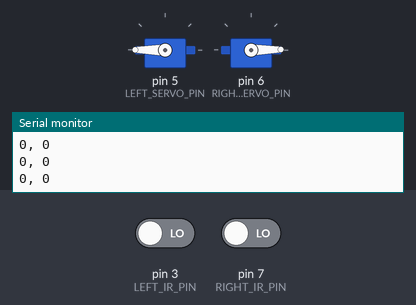
Recording of a sketch running on a simulated Arduino Uno, built with avr-gcc and run on an emulated ATmega328P. On the bench: 2 × servo, the last lines printed to the serial monitor. The test bench sets the inputs (shaded band); at power-on: pin 3 (LEFT_IR_PIN) LOW, pin 7 (RIGHT_IR_PIN) LOW.

Above: at 1.2 s.
1.3 s: pin 3 (LEFT_IR_PIN) driven HIGH
At 1.6 s:
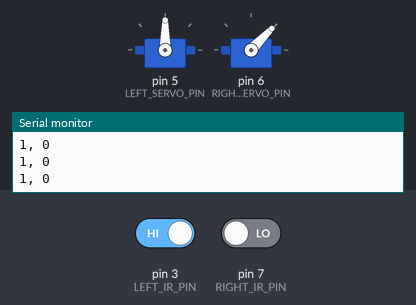
2.8 s: pin 3 (LEFT_IR_PIN) driven LOW
At 3.9 s:
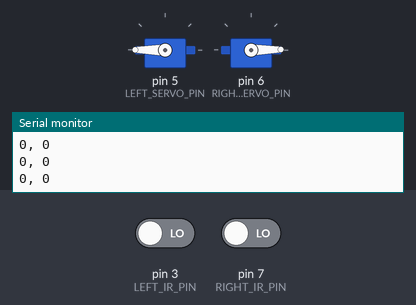
4.3 s: pin 7 (RIGHT_IR_PIN) driven HIGH
At 4.9 s:
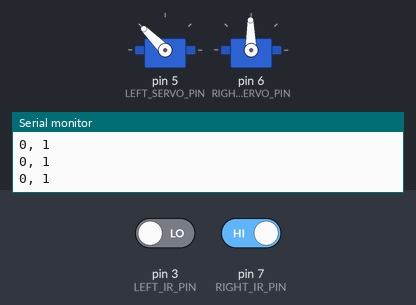
5.8 s: pin 7 (RIGHT_IR_PIN) driven LOW
At 6.2 s:
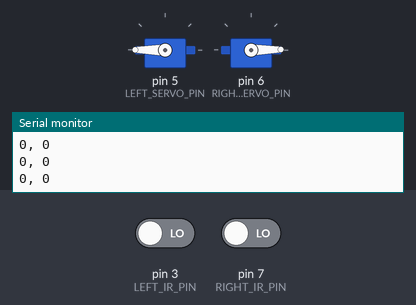
Timing chart, 0 to 8.8 s (numbered marks = the images above; inputs shaded):
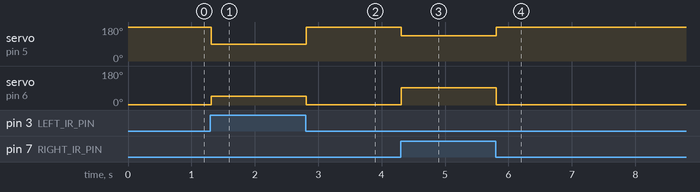

The sketch:

project2_v4.ino
```cpp
#include <Servo.h>

#define LEFT_SERVO_PIN 5
#define RIGHT_SERVO_PIN 6
#define LEFT_IR_PIN 3
#define RIGHT_IR_PIN 7
// 1 is on the line and 0 is off the line

Servo leftServo;
Servo rightServo;

void setup() {
  Serial.begin(9600);
  pinMode(LEFT_IR_PIN, INPUT);
  pinMode(RIGHT_IR_PIN, INPUT);
  leftServo.attach(LEFT_SERVO_PIN);
  rightServo.attach(RIGHT_SERVO_PIN);
  servoStop();
}

void servoStraight() {
  leftServo.write(180);
  rightServo.write(1);
}

void servoStop() {
  leftServo.write(90);
  rightServo.write(91);
}

void servoLeft() {
  leftServo.write(90);
  rightServo.write(46);
}

void servoRight() {
  leftServo.write(135);
  rightServo.write(91);
}

/*
 * 0 = stopped
 * 1 = straight
 * 2 = left
 * 3 = right
 */
uint8_t previousServoDirection = 0;

void loop() {
  uint8_t leftIrValue = digitalRead(LEFT_IR_PIN);
  uint8_t rightIrValue = digitalRead(RIGHT_IR_PIN);
  Serial.print(leftIrValue);
  Serial.print(", ");
  Serial.println(rightIrValue);


  if((leftIrValue == 1) && (rightIrValue == 1)) { // on the line, go straight
    previousServoDirection = 1;
    servoStraight();
  } else if((leftIrValue == 1) && (rightIrValue == 0)) {
    previousServoDirection = 2;
    servoLeft();
  } else if((leftIrValue == 0) && (rightIrValue == 1)) {
    previousServoDirection = 3;
    servoRight();
  } else {
    /*
    if(previousServoDirection == 2) {
      servoRight();
    } else if(previousServoDirection == 3) {
      servoLeft();
    }*/
    servoStraight();
  }
}
```

Measured:
- after the input at 1.3 s, servo on pin 5 (LEFT_SERVO_PIN): 180° → 90° at once; servo on pin 6 (RIGHT_SERVO_PIN): 1° → 46° at once
- after the input at 2.8 s, servo on pin 5 (LEFT_SERVO_PIN): 90° → 180° at once; servo on pin 6 (RIGHT_SERVO_PIN): 46° → 1° at once
- after the input at 4.3 s, servo on pin 5 (LEFT_SERVO_PIN): 180° → 135° at once; servo on pin 6 (RIGHT_SERVO_PIN): 1° → 91° at once
- after the input at 5.8 s, servo on pin 5 (LEFT_SERVO_PIN): 135° → 180° at once; servo on pin 6 (RIGHT_SERVO_PIN): 91° → 1° at once
